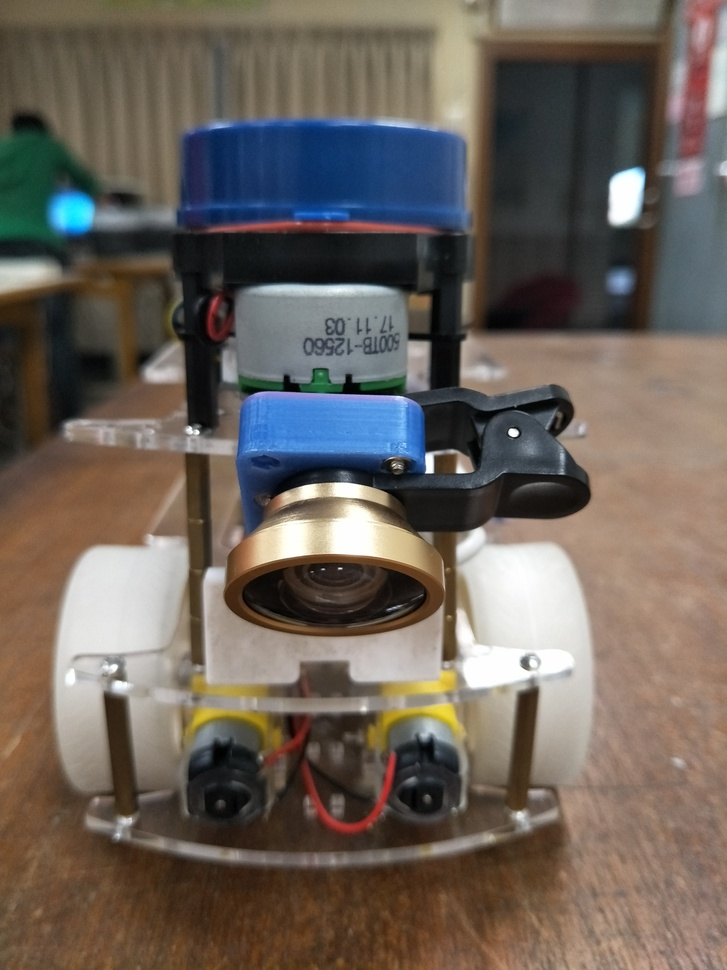
#> input picture IMG20180823161205.jpg, 727 x 970 px, shrunk from 3456 x 4608 before the run
$ python -i laneDetector.py   (imports and definitions only)
#> lines starting #> are read from the running program, lines starting #| are printed output that depends on the picture; after the words box and inside, x2 and y2 are one past the last pixel; in counts of white or black regions, pixels touching at a corner belong together
#> further down, picture is the input picture: shape (970, 727, 3); mean B, G, R 90.8, 98.8, 107.9
import numpy as np
import cv2
import sys

def lineDetector(bgr):
	# Return data structure: line[0] for white, line[1] for yellow
	lines = [None] * 2

	# Color filtering: white and yellow
	lane_w = cv2.inRange(bgr, np.array([150, 150, 150]), np.array([255, 255, 255]))
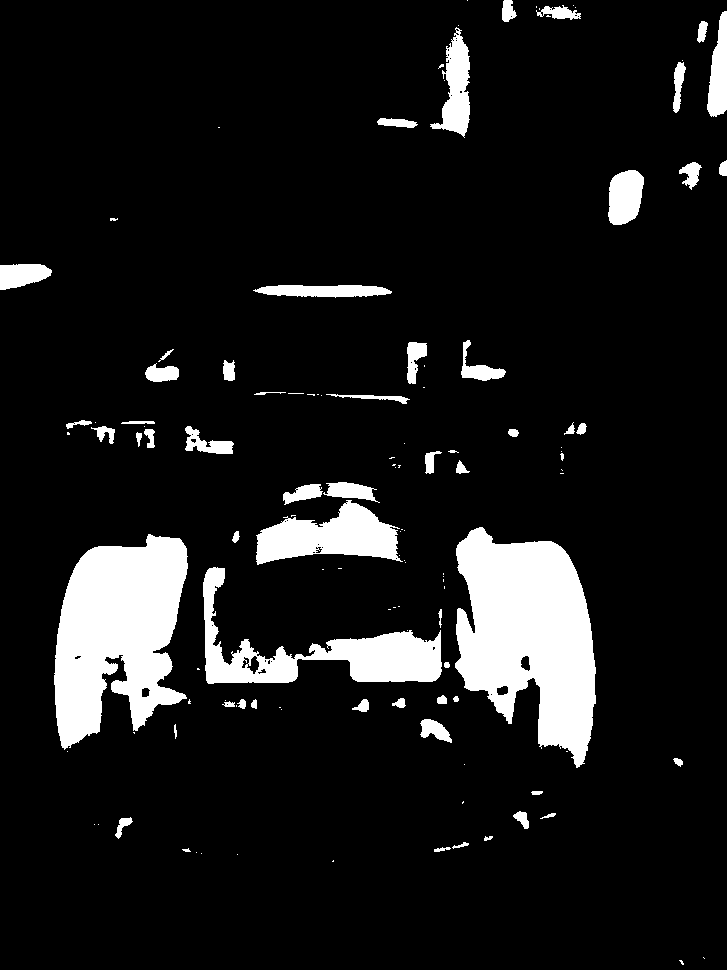
#> lane_w: shape (970, 727); 10.2% white; 125 white regions (66 under 20 px), largest, box (x1, y1, x2, y2) and area: (455, 527, 596, 768) 22213, (54, 534, 188, 750) 19524, (203, 567, 442, 684) 8511
	lane_y = cv2.inRange(bgr, np.array([0, 150, 150]), np.array([150, 255, 255]))
#> lane_y: shape (970, 727); 3.2% white; 653 white regions (569 under 20 px), largest, box (x1, y1, x2, y2) and area: (403, 0, 487, 162) 3806, (383, 656, 467, 745) 2544, (211, 583, 350, 666) 1969
	kernel = cv2.getStructuringElement(cv2.MORPH_ELLIPSE,(3, 3))
	lane_w = cv2.erode(lane_w, kernel)
#> lane_w: shape (970, 727); 9.2% white; 96 white regions (52 under 20 px), largest, box (x1, y1, x2, y2) and area: (456, 528, 595, 767) 21344, (55, 535, 187, 748) 18643, (204, 568, 441, 683) 7466
	lane_y = cv2.erode(lane_y, kernel)
#> lane_y: shape (970, 727); 1.8% white; 228 white regions (181 under 20 px), largest, box (x1, y1, x2, y2) and area: (406, 0, 486, 156) 3042, (389, 668, 466, 744) 2045, (193, 683, 255, 726) 990
	kernel = cv2.getStructuringElement(cv2.MORPH_ELLIPSE,(5, 5))
	lane_w = cv2.dilate(lane_w, kernel)
#> lane_w: shape (970, 727); 11.2% white; 61 white regions (4 under 20 px), largest, box (x1, y1, x2, y2) and area: (454, 526, 597, 769) 23210, (53, 533, 189, 750) 20521, (202, 566, 451, 685) 9590
	lane_y = cv2.dilate(lane_y, kernel)
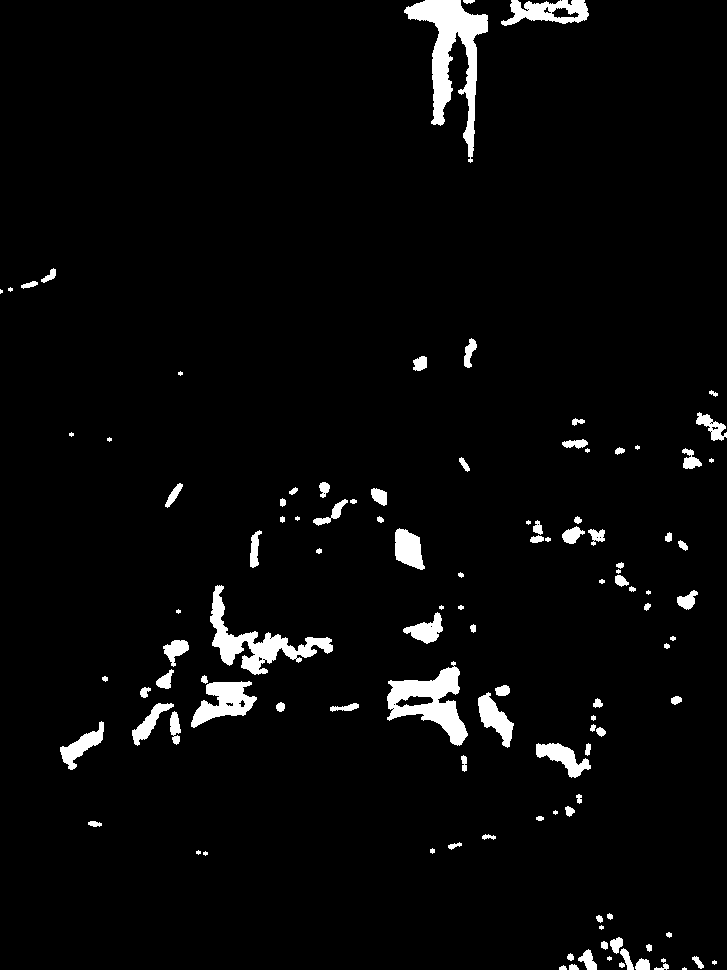
#> lane_y: shape (970, 727); 3.6% white; 113 white regions (22 under 20 px), largest, box (x1, y1, x2, y2) and area: (404, 0, 488, 163) 4539, (387, 661, 468, 746) 2969, (210, 585, 333, 675) 2890

	# Canny edge detection
	gray = cv2.cvtColor(bgr, cv2.COLOR_BGR2GRAY)
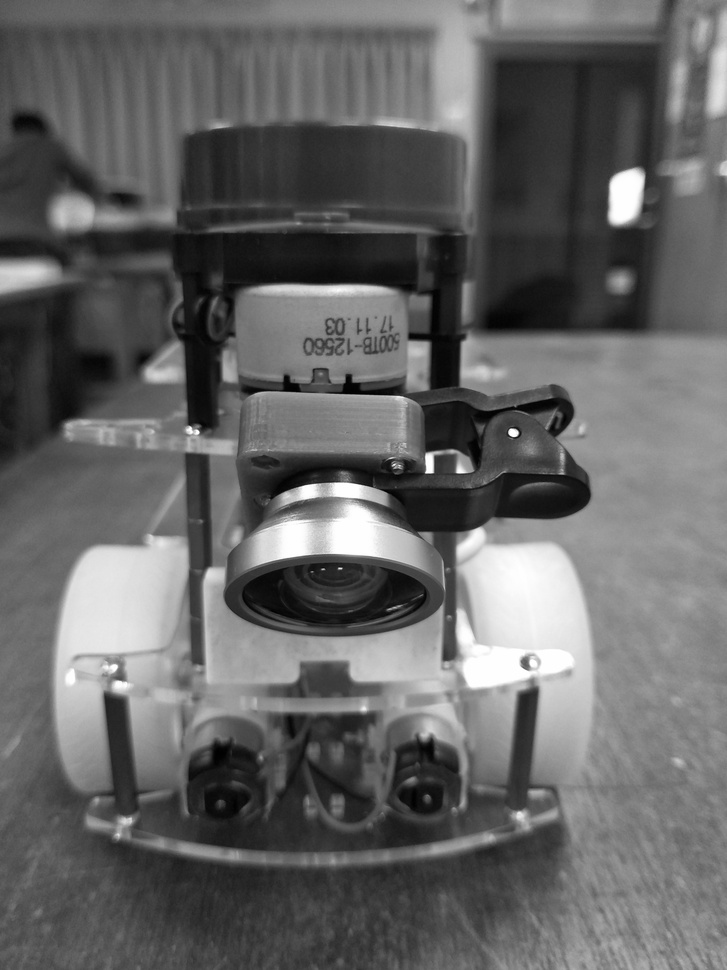
#> gray: shape (970, 727); min 0, max 255, mean 100.7
	gray = cv2.GaussianBlur(gray, ksize=(7,7), sigmaX=5.0)
	edges = cv2.Canny(gray, 10, 30, apertureSize = 3)
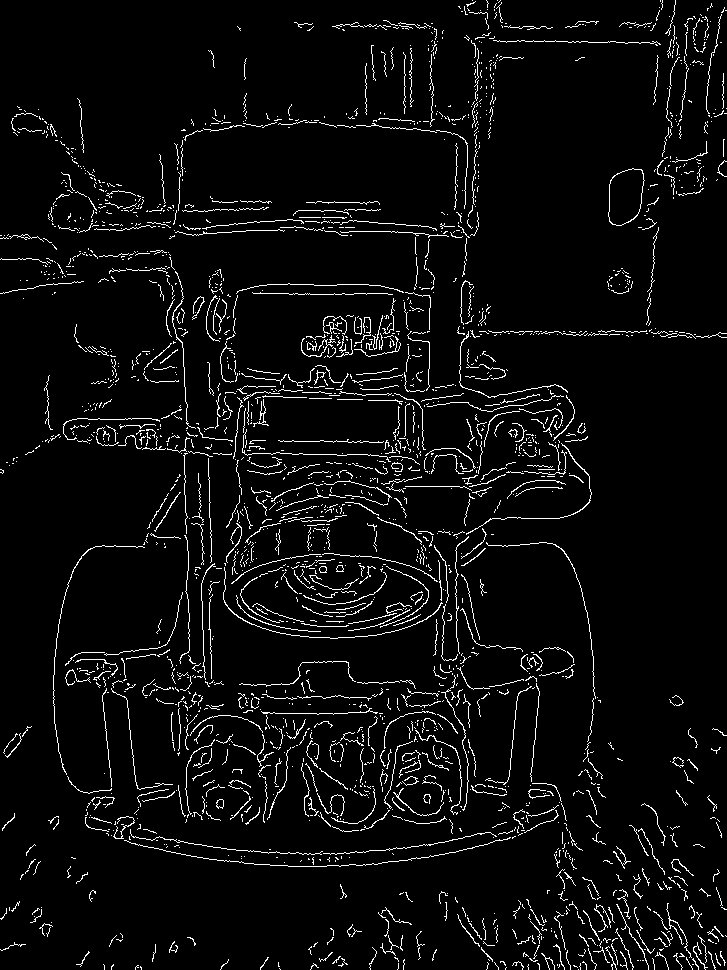
#> edges: shape (970, 727); 4.7% white in thin lines or dots

	# Hough Line Transform
	lane_w = cv2.bitwise_and(lane_w, edges)
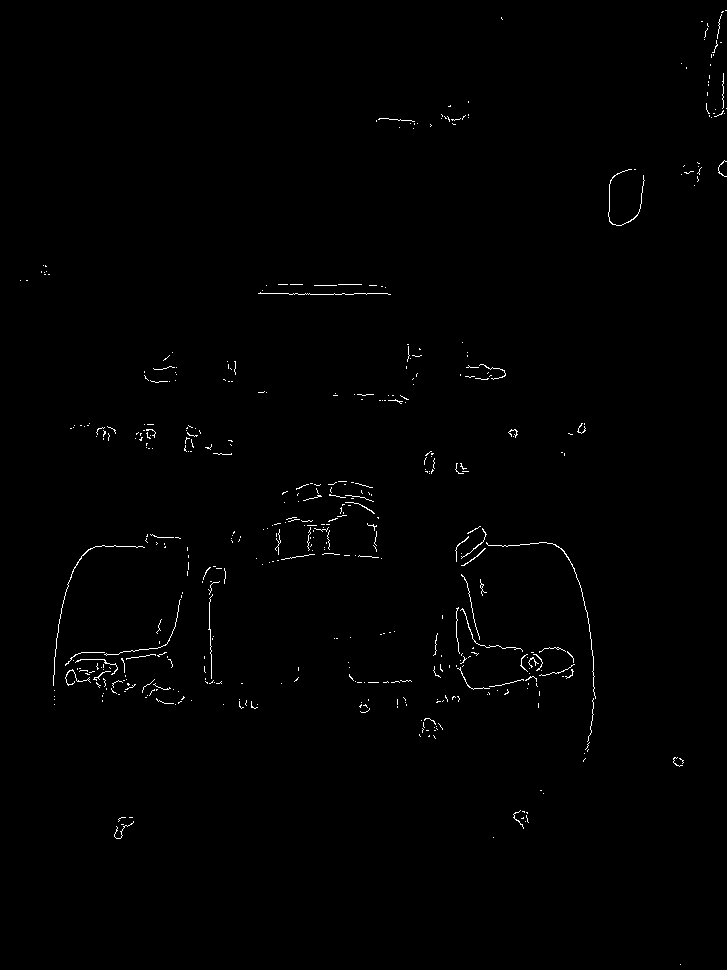
#> lane_w: shape (970, 727); 0.65% white in thin lines or dots
	lines[0] = cv2.HoughLinesP(lane_w, 1, np.pi/180, 100, np.empty(1), minLineLength=100, maxLineGap=20)
	if lines[0] is not None:
		lines[0] = lines[0][0]
		# draw red lines around white lanes
		for x1,y1,x2,y2 in lines[0]:
			cv2.line(bgr, (x1,y1), (x2,y2), (0,0,255), 3)

	lane_y = cv2.bitwise_and(lane_y, edges)
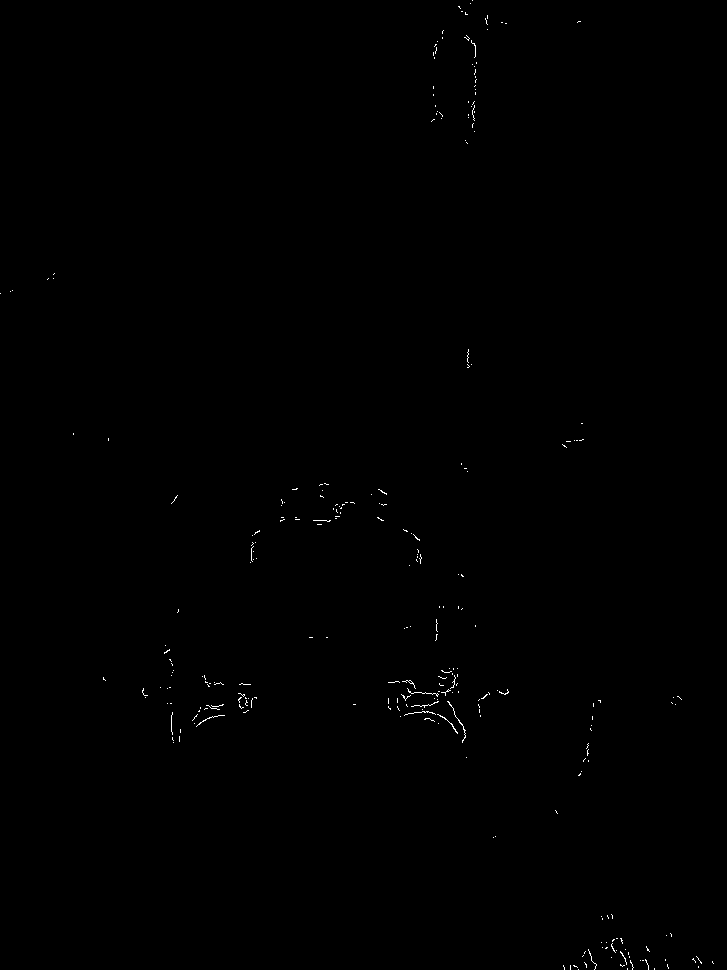
#> lane_y: shape (970, 727); 0.2% white in thin lines or dots
	lines[1] = cv2.HoughLinesP(lane_y, 1, np.pi/180, 100, np.empty(1), minLineLength=100, maxLineGap=20)
	if lines[1] is not None:
		lines[1] = lines[1][0]
		# draw blue lines around yellow lanes
		for x1,y1,x2,y2 in lines[1]:
			cv2.line(bgr, (x1,y1), (x2,y2), (255,0,0), 3)

	return lines

def laneFilter(lines):
	pass

"""
def _main():
	if len(sys.argv)!=2:
		print 'Error reading filename...'
		return -1

	cap = cv2.VideoCapture(sys.argv[1])
	if not cap.isOpened():
		print 'Error opening file...'
		return -1

	while True:
		ret, bgr = cap.read()
		print ret
		if bgr.empty():
			break

		gray = cv2.cvtColor(bgr, cv2.COLOR_BGR2GRAY)
		cv2.imshow('bgr',gray)
		cv2.waitKey(30)

		lineDetector(bgr)
		cv2.imshow('Lane Detector', bgr)
		cv2.waitKey(30)

if __name__ == '__main__':
	_main()
"""

>>> import cv2
>>> picture = cv2.imread('../../../IMG20180823161205.jpg')
>>> result = lineDetector(picture)
#> result = 2 items

$ run again, on IMG20180823161219_mh1535077740740.jpg
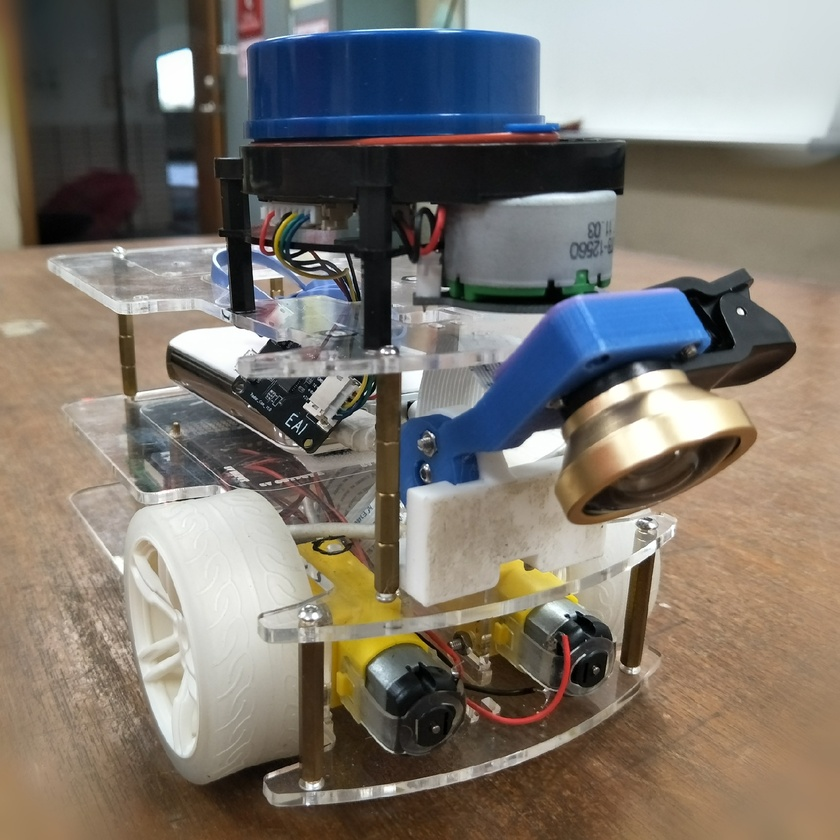
#> input picture IMG20180823161219_mh1535077740740.jpg, 840 x 840 px, shrunk from 1620 x 1620 before the run
#> picture is the input picture: shape (840, 840, 3); mean B, G, R 110.3, 118.8, 125.6
#> in lineDetector, `lane_w = cv2.inRange(bgr, np.array([150, 150, 150]), np.array([255, 25..`:
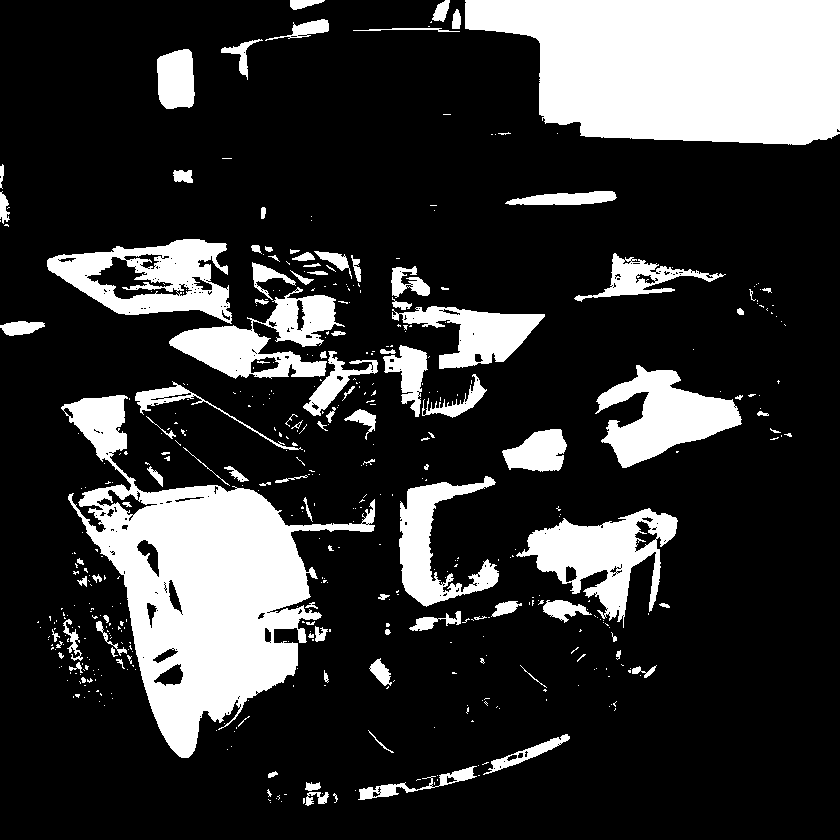
#> lane_w: shape (840, 840); 21.1% white; 479 white regions (371 under 20 px), largest, box (x1, y1, x2, y2) and area: (465, 0, 840, 145) 43966, (61, 395, 375, 758) 40754, (516, 508, 678, 628) 7991
#> edges: shape (840, 840); 6.7% white in thin lines or dots
#> the loop in lineDetector, `for x1,y1,x2,y2 in lines[0]:` made 1 pass
#> (x1, y1, x2, y2) on pass 1: (628, 138, 806, 144)
#> in lineDetector, `lane_y = cv2.bitwise_and(lane_y, edges)`:
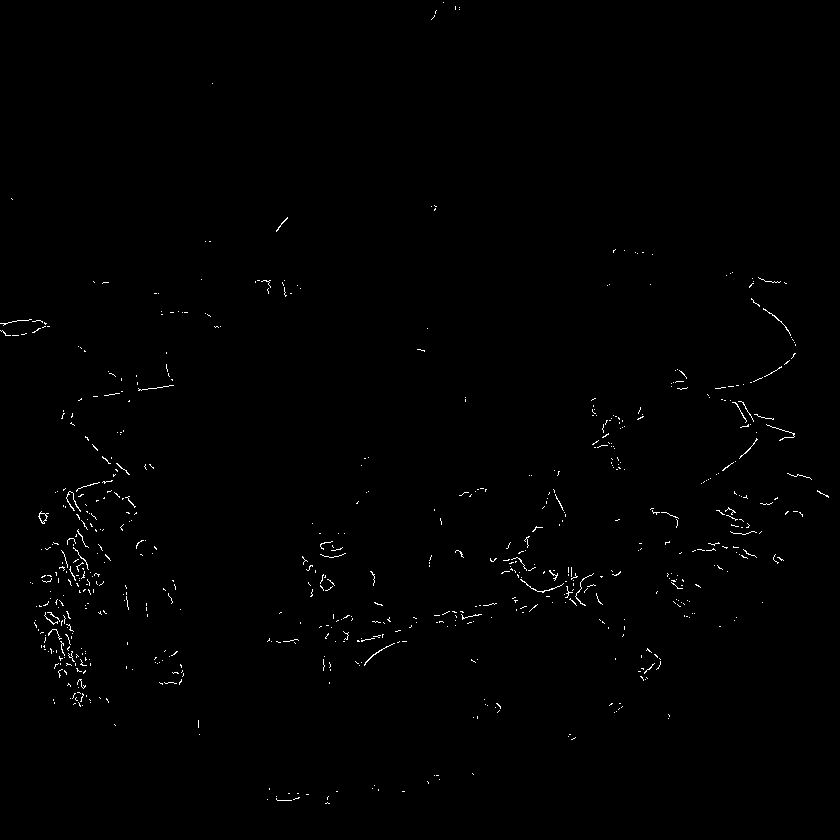
#> lane_y: shape (840, 840); 0.56% white in thin lines or dots
#> result = 2 items

$ run again, on frame0000.jpg
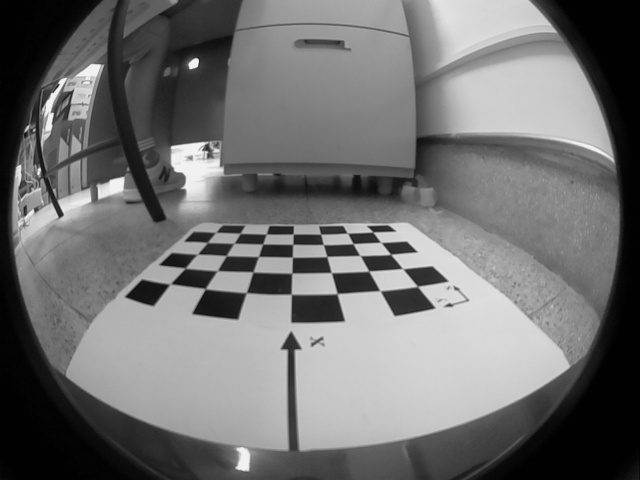
#> input picture frame0000.jpg, 640 x 480 px
#> picture is the input picture: shape (480, 640, 3); min 0, max 247, mean 112.3
#> edges: shape (480, 640); 4.5% white in thin lines or dots
#> in lineDetector, `lane_w = cv2.bitwise_and(lane_w, edges)`:
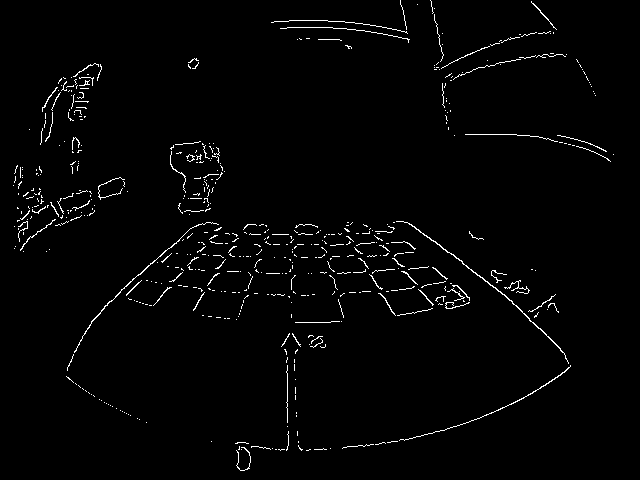
#> lane_w: shape (480, 640); 1.8% white in thin lines or dots
#> the loop in lineDetector, `for x1,y1,x2,y2 in lines[0]:` made 1 pass
#> (x1, y1, x2, y2) on pass 1: (407, 222, 512, 301)
#> after the loop in lineDetector, `for x1,y1,x2,y2 in lines[0]:`:
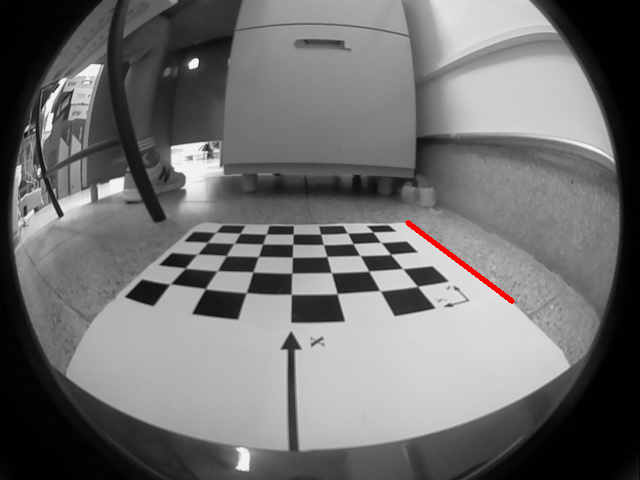
#> bgr: shape (480, 640, 3); 0.23% of pixels changed, all inside (x1, y1, x2, y2) = (405, 220, 515, 304)
#> result = 2 items
